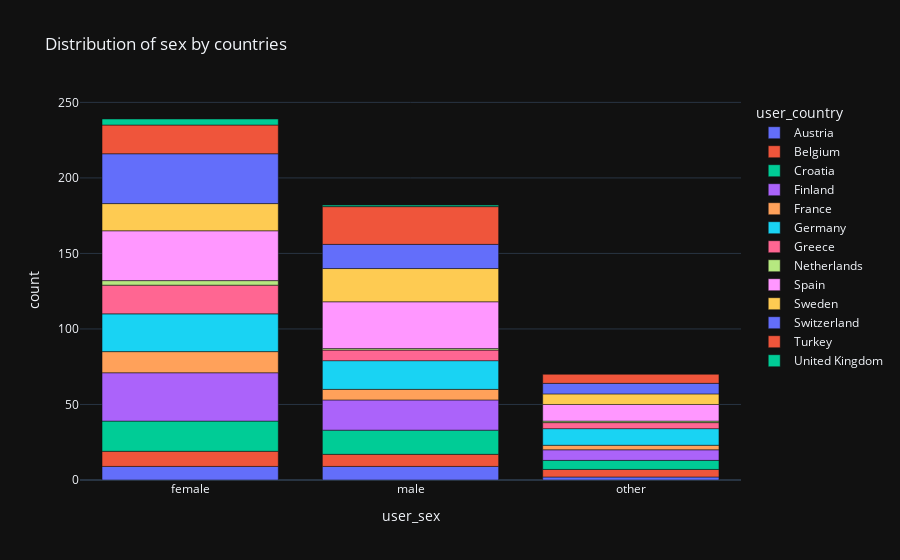

The cell this chart's notebook holds for it:
### Code cell
df_grouped = df.groupby(['user_sex', 'user_country']).size().reset_index(name='count')
fig = px.bar(df_grouped, x='user_sex', y='count', color='user_country', template='plotly_dark', title='Distribution of sex by countries')
fig.show()

### Figure 1 — Plotly figure (JSON) as saved in the notebook; plotly's stock layout.template omitted (floating-point values rounded to 4 significant figures)
{"data": [{"alignmentgroup": "True", "hovertemplate": "user_country=Austria<br>user_sex=%{x}<br>count=%{y}<extra></extra>", "legendgroup": "Austria", "marker": {"color": "#636efa", "pattern": {"shape": ""}}, "name": "Austria", "offsetgroup": "Austria", "orientation": "v", "showlegend": true, "textposition": "auto", "x": ["female", "male", "other"], "xaxis": "x", "y": [9, 9, 2], "yaxis": "y", "type": "bar"}, {"alignmentgroup": "True", "hovertemplate": "user_country=Belgium<br>user_sex=%{x}<br>count=%{y}<extra></extra>", "legendgroup": "Belgium", "marker": {"color": "#EF553B", "pattern": {"shape": ""}}, "name": "Belgium", "offsetgroup": "Belgium", "orientation": "v", "showlegend": true, "textposition": "auto", "x": ["female", "male", "other"], "xaxis": "x", "y": [10, 8, 5], "yaxis": "y", "type": "bar"}, {"alignmentgroup": "True", "hovertemplate": "user_country=Croatia<br>user_sex=%{x}<br>count=%{y}<extra></extra>", "legendgroup": "Croatia", "marker": {"color": "#00cc96", "pattern": {"shape": ""}}, "name": "Croatia", "offsetgroup": "Croatia", "orientation": "v", "showlegend": true, "textposition": "auto", "x": ["female", "male", "other"], "xaxis": "x", "y": [20, 16, 6], "yaxis": "y", "type": "bar"}, {"alignmentgroup": "True", "hovertemplate": "user_country=Finland<br>user_sex=%{x}<br>count=%{y}<extra></extra>", "legendgroup": "Finland", "marker": {"color": "#ab63fa", "pattern": {"shape": ""}}, "name": "Finland", "offsetgroup": "Finland", "orientation": "v", "showlegend": true, "textposition": "auto", "x": ["female", "male", "other"], "xaxis": "x", "y": [32, 20, 7], "yaxis": "y", "type": "bar"}, {"alignmentgroup": "True", "hovertemplate": "user_country=France<br>user_sex=%{x}<br>count=%{y}<extra></extra>", "legendgroup": "France", "marker": {"color": "#FFA15A", "pattern": {"shape": ""}}, "name": "France", "offsetgroup": "France", "orientation": "v", "showlegend": true, "textposition": "auto", "x": ["female", "male", "other"], "xaxis": "x", "y": [14, 7, 3], "yaxis": "y", "type": "bar"}, {"alignmentgroup": "True", "hovertemplate": "user_country=Germany<br>user_sex=%{x}<br>count=%{y}<extra></extra>", "legendgroup": "Germany", "marker": {"color": "#19d3f3", "pattern": {"shape": ""}}, "name": "Germany", "offsetgroup": "Germany", "orientation": "v", "showlegend": true, "textposition": "auto", "x": ["female", "male", "other"], "xaxis": "x", "y": [25, 19, 11], "yaxis": "y", "type": "bar"}, {"alignmentgroup": "True", "hovertemplate": "user_country=Greece<br>user_sex=%{x}<br>count=%{y}<extra></extra>", "legendgroup": "Greece", "marker": {"color": "#FF6692", "pattern": {"shape": ""}}, "name": "Greece", "offsetgroup": "Greece", "orientation": "v", "showlegend": true, "textposition": "auto", "x": ["female", "male", "other"], "xaxis": "x", "y": [19, 7, 4], "yaxis": "y", "type": "bar"}, {"alignmentgroup": "True", "hovertemplate": "user_country=Netherlands<br>user_sex=%{x}<br>count=%{y}<extra></extra>", "legendgroup": "Netherlands", "marker": {"color": "#B6E880", "pattern": {"shape": ""}}, "name": "Netherlands", "offsetgroup": "Netherlands", "orientation": "v", "showlegend": true, "textposition": "auto", "x": ["female", "male", "other"], "xaxis": "x", "y": [3, 1, 1], "yaxis": "y", "type": "bar"}, {"alignmentgroup": "True", "hovertemplate": "user_country=Spain<br>user_sex=%{x}<br>count=%{y}<extra></extra>", "legendgroup": "Spain", "marker": {"color": "#FF97FF", "pattern": {"shape": ""}}, "name": "Spain", "offsetgroup": "Spain", "orientation": "v", "showlegend": true, "textposition": "auto", "x": ["female", "male", "other"], "xaxis": "x", "y": [33, 31, 11], "yaxis": "y", "type": "bar"}, {"alignmentgroup": "True", "hovertemplate": "user_country=Sweden<br>user_sex=%{x}<br>count=%{y}<extra></extra>", "legendgroup": "Sweden", "marker": {"color": "#FECB52", "pattern": {"shape": ""}}, "name": "Sweden", "offsetgroup": "Sweden", "orientation": "v", "showlegend": true, "textposition": "auto", "x": ["female", "male", "other"], "xaxis": "x", "y": [18, 22, 7], "yaxis": "y", "type": "bar"}, {"alignmentgroup": "True", "hovertemplate": "user_country=Switzerland<br>user_sex=%{x}<br>count=%{y}<extra></extra>", "legendgroup": "Switzerland", "marker": {"color": "#636efa", "pattern": {"shape": ""}}, "name": "Switzerland", "offsetgroup": "Switzerland", "orientation": "v", "showlegend": true, "textposition": "auto", "x": ["female", "male", "other"], "xaxis": "x", "y": [33, 16, 7], "yaxis": "y", "type": "bar"}, {"alignmentgroup": "True", "hovertemplate": "user_country=Turkey<br>user_sex=%{x}<br>count=%{y}<extra></extra>", "legendgroup": "Turkey", "marker": {"color": "#EF553B", "pattern": {"shape": ""}}, "name": "Turkey", "offsetgroup": "Turkey", "orientation": "v", "showlegend": true, "textposition": "auto", "x": ["female", "male", "other"], "xaxis": "x", "y": [19, 25, 6], "yaxis": "y", "type": "bar"}, {"alignmentgroup": "True", "hovertemplate": "user_country=United Kingdom<br>user_sex=%{x}<br>count=%{y}<extra></extra>", "legendgroup": "United Kingdom", "marker": {"color": "#00cc96", "pattern": {"shape": ""}}, "name": "United Kingdom", "offsetgroup": "United Kingdom", "orientation": "v", "showlegend": true, "textposition": "auto", "x": ["female", "male"], "xaxis": "x", "y": [4, 1], "yaxis": "y", "type": "bar"}], "layout": {"xaxis": {"anchor": "y", "domain": [0.0, 1.0], "title": {"text": "user_sex"}}, "yaxis": {"anchor": "x", "domain": [0.0, 1.0], "title": {"text": "count"}}, "legend": {"title": {"text": "user_country"}, "tracegroupgap": 0}, "title": {"text": "Distribution of sex by countries"}, "barmode": "relative"}}
